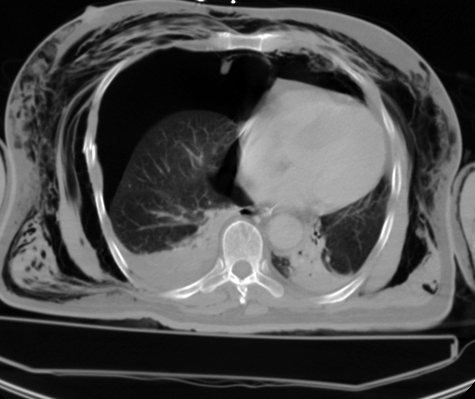
%> input picture CT.jpg, 475 x 399 px
$ octave run_Kernels.m   (GNU Octave 9; MATLAB toolbox functions it lacks are replaced by stand-ins)
%> lines starting %> are read from the running program, lines starting %| are printed output that depends on the picture
%% Title: Image Sharpening Using a Novel Kernels Set

%% Created by Zohair Al-Ameen.
% Department of Computer Science,
% College of Computer Science and Mathematics,
% University of Mosul,
% Mosul, Nineveh, Iraq

%% Please report bugs and/or send comments to Zohair Al-Ameen.
% Email: qizohair@uomosul.edu.iq

%% When you use this code or any part of it, please cite the following article:
% Zohair Al-Ameen, Ghazali Sulong, and Md Gapar Md Johar.
% "Fast deblurring method for computed tomography medical images using a novel kernels set."
% International Journal of Bio-Science and Bio-Technology, vol. 4, no. 3, (2012): pp. 9-19.
%% INPUTS
% x --> is a given unclear image
% w9 -- > kernels 1-20

%% OUTPUT
% g9 --> sharpened image.


%% Starting implementation %%
clear all; close all; clc

%% reading image
x = im2double(imread('CT.jpg'));
%> x: size 399x475 double; min 0, max 1, mean 0.304
figure, imshow(x); title('Original')

%% Kernels
% [10 lines of commented-out code are left out]
w9 = [0 -1 0; -1 5 -1; 0 -1 0;]; % K11
% [9 lines of commented-out code are left out]

%% Convolution Process
g9 = imfilter(x, w9, 'symmetric', 'conv');
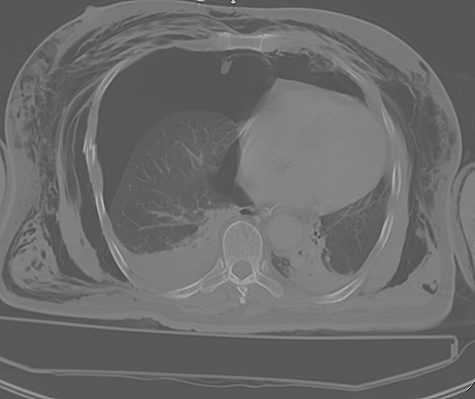
%> g9: size 399x475 double; min -1.24, max 2.41, mean 0.304; drawn with min black and max white

%% Display the results
figure, imshow(g9); title('Sharpened')
%> after `imshow(g9)`:
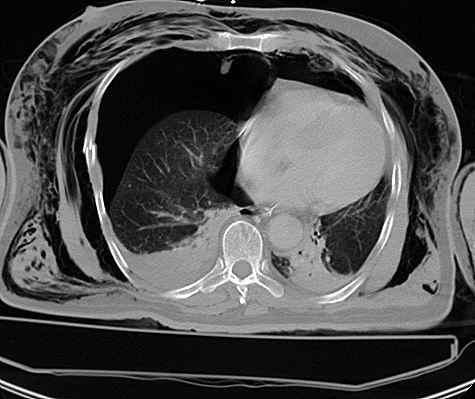
%> displayed picture: size 399x475, on the screen's scale of 0 to 255; min 0, max 255, mean 77.7
% imwrite(g9,'out_Kernel.jpg')
